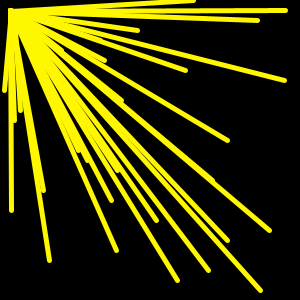
Frame 1 (no input)
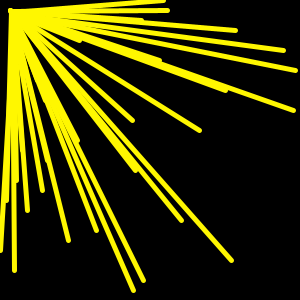
Frame 60 (the mouse pressed at the canvas centre just before this capture)
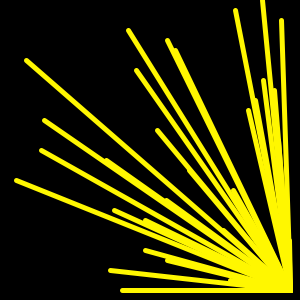
Frame 120 (the mouse held since frame 60 and released just before this capture)

The Processing sketch that drew these frames (run headless with seeded random() and noise(); from frame 60 on, the mouse is pressed at the canvas centre):

// Processing sketch: processing_163090
// ── processing_163090.pde

void setup()
{
  size(300,300);
  frameRate(50) ;
}

void draw()
{
 
    //translate(width, height);
  background(0);
  fill(255,247,0);
  stroke(255,247,0);
  strokeWeight(5);
  for (float y=0; y< height; y+=10){
  float snowX = random(0, width);
  float snowSz = random(10,15) ;
  line(snowX, y, snowSz, snowSz);
  }
  if(mousePressed)
  {
   background(0);
  fill(255,247,0);
  stroke(255,247,0);
  strokeWeight(5);
  for (float y=0; y< height; y+=10){
  float snowX = random(0, width);
  float snowSz = random(290,0) ;
  line(snowSz, snowSz, snowX, y);
  }
  }
}
